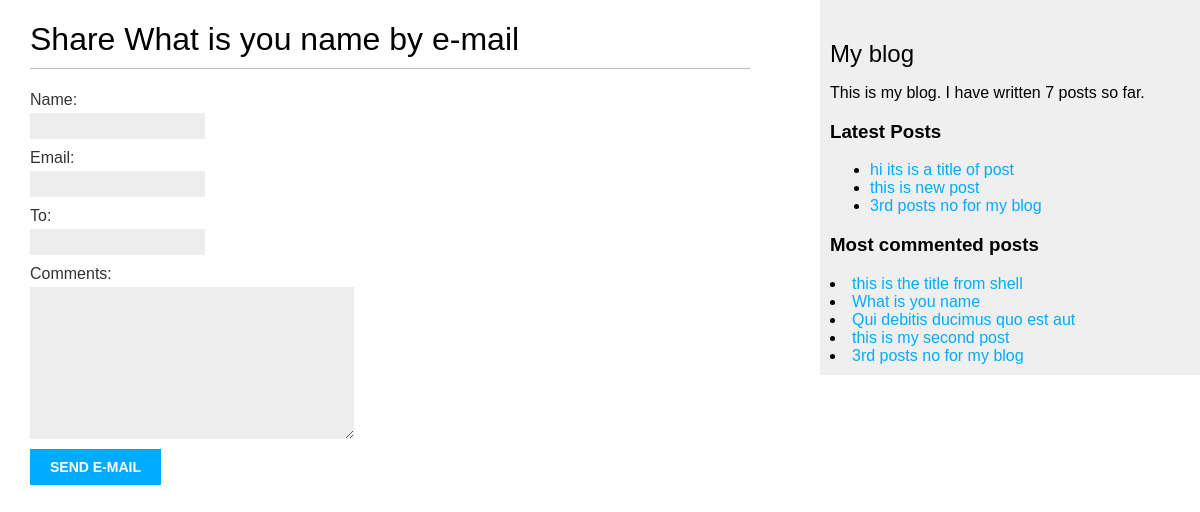
/blog/2/share/, run on the app's committed database.
### blog/models.py (models this page shows, shortened)
class Post(models.Model):
    class Status(models.TextChoices):
        DRAFT = 'DF','Draft'
        PUBLISHED = 'PB','Published'
    title = models.CharField(max_length=255)
    slug  = models.SlugField(max_length=255,unique_for_date='publish')
    author = models.ForeignKey(settings.AUTH_USER_MODEL, on_delete=models.CASCADE,related_name='blog_posts')
    body  = models.TextField()
    publish = models.DateTimeField(default=timezone.now)    # post publish kb howi
    created = models.DateTimeField(auto_now_add=True)       # Post kab banayi gayi
    updated = models.DateTimeField(auto_now=True)           # Post kab last edit hui
    status  = models.CharField(max_length=2,choices=Status.choices, default=Status.DRAFT)
    objects = models.Manager()
    published = PublishedManager()
    tags       = TaggableManager()
    class Meta:
        ordering = ['-publish']                             # سب سے نئی پوسٹ سب سے اوپر
        indexes = [models.Index(fields = ['-publish']),]
    def get_absolute_url(self):
        return reverse("blog:post_detail",args=[self.publish.year,self.publish.month,self.publish.day,self.slug])

### blog/views.py (the view)
# urls.py: path('<int:post_id>/share/',views.post_share,name='post_share'),
def post_share(request,post_id):
    post = get_object_or_404(Post,id = post_id,status = Post.Status.PUBLISHED)
    sent = False
    if request.method == 'POST':
        form = EmailPostForm(request.POST)
        if form.is_valid():
            cd = form.cleaned_data
            post_url = request.build_absolute_uri(
                post.get_absolute_url()
            )
            subject = (
                f"{cd['name']} ({cd['email']}) "
                f"recommends you read {post.title}"
            )
            message = (
                f"Read{post.title} at {post_url}\n\n"
                f"{cd['name']}\'comments:{cd['comments']}"
            )
            send_mail(subject=subject,message=message,from_email=None,recipient_list=[cd['to']])
            sent = True
    else:
        form = EmailPostForm()
    return render(request,'blog/post/share.html',{'form':form,'post':post,'sent':sent})

### blog/forms.py
class EmailPostForm(forms.Form):
    name = forms.CharField(max_length=25)
    email = forms.EmailField()
    to = forms.EmailField()
    comments = forms.CharField(required=False, widget=forms.Textarea)

### blog/models.py (called while the page is built)
    def get_queryset(self):
        return super().get_queryset().filter(status = Post.Status.PUBLISHED)

### blog/templatetags/blog_tags.py (called while the page is built)
@register.simple_tag
def total_posts():
    return Post.published.count()

@register.inclusion_tag('blog/post/latest_posts.html')
def show_latest_posts(count=5):
    latest_posts = Post.published.order_by('-publish')[:count]
    return {'latest_posts':latest_posts}

@register.simple_tag
def get_most_commented_posts(count=5):
    return Post.published.annotate(total_comments = Count('comments')).order_by('-total_comments')[:count]

### blog/templates/blog/post/share.html (shortened to what this page needs)
{% extends "blog/base.html" %}
{% block content %}
{% if sent %}
<h1>E-mail successfully sent.</h1>
<p>
    "{{ post.title }}" successfully sent to {{ form.cleaned_data.to }}.
</p>
{% else %}
<h1>
    Share {{ post.title }} by e-mail
</h1>
<form method="post">
    {{ form.as_p }}
    <input type="submit" value="Send e-mail">
</form>
{% endif %}
{% endblock content %}

### blog/templates/blog/base.html (shortened to what this page needs)
{% load blog_tags %}
{% load static %}
<!DOCTYPE html>
<html lang="en">
  <head>
  <link href="{% static 'css/blog.css' %}" rel="stylesheet" />
</head>
  <body>
    <div id="content">
      {% block content %}{% endblock content %}
    </div>
    <div id="sidebar">
      <h2>My blog</h2>
      <p>This is my blog.
      I have written {% total_posts %} posts so far.
      </p>
      <h3>Latest Posts</h3>
      {% show_latest_posts 3 %}
      <h3>Most commented posts</h3>
      {% get_most_commented_posts as most_commented_posts %}
      {% for post in most_commented_posts %}
      <li>
        <a href="{{ post.get_absolute_url }}">{{ post.title }}</a>
      </li>
      {% endfor %}
    </div>
  </body>
</html>

### blog/templates/blog/post/latest_posts.html
<ul>
    {% for post in latest_posts %}
    <li>
        <a href="{{ post.get_absolute_url }}">{{ post.title }}</a>
    </li>
    {% endfor %}
</ul>

### blog/static/css/blog.css (style rules this page uses)
body { margin:0; padding:0; font-family:helvetica, sans-serif; }
a { color:#00abff; text-decoration:none; }
h1 { font-weight:normal; border-bottom:1px solid #bbb; padding:0 0 10px 0; }
h2 { font-weight:normal; margin:30px 0 0; }
#content { float:left; width:60%; padding:0 0 0 30px; }
#sidebar { float:right; width:30%; padding:10px; background:#efefef; height:100%; }
label { float:left; clear:both; color:#333; margin-bottom:4px; }
input, textarea { clear:both; float:left; margin:0 0 10px; background:#ededed; border:0; padding:6px 10px; font-size:12px; }
input[type=submit] { font-weight:bold; background:#00abff; color:#fff; padding:10px 20px; font-size:14px; text-transform:uppercase; }

### data on the page
Post: title "What is you name"
Post: title "hi its is a title of post"
Post: title "this is new post"
Post: title "3rd posts no for my blog"
Post: title "this is the title from shell"
Post: title "Qui debitis ducimus quo est aut"
Post: title "this is my second post"
